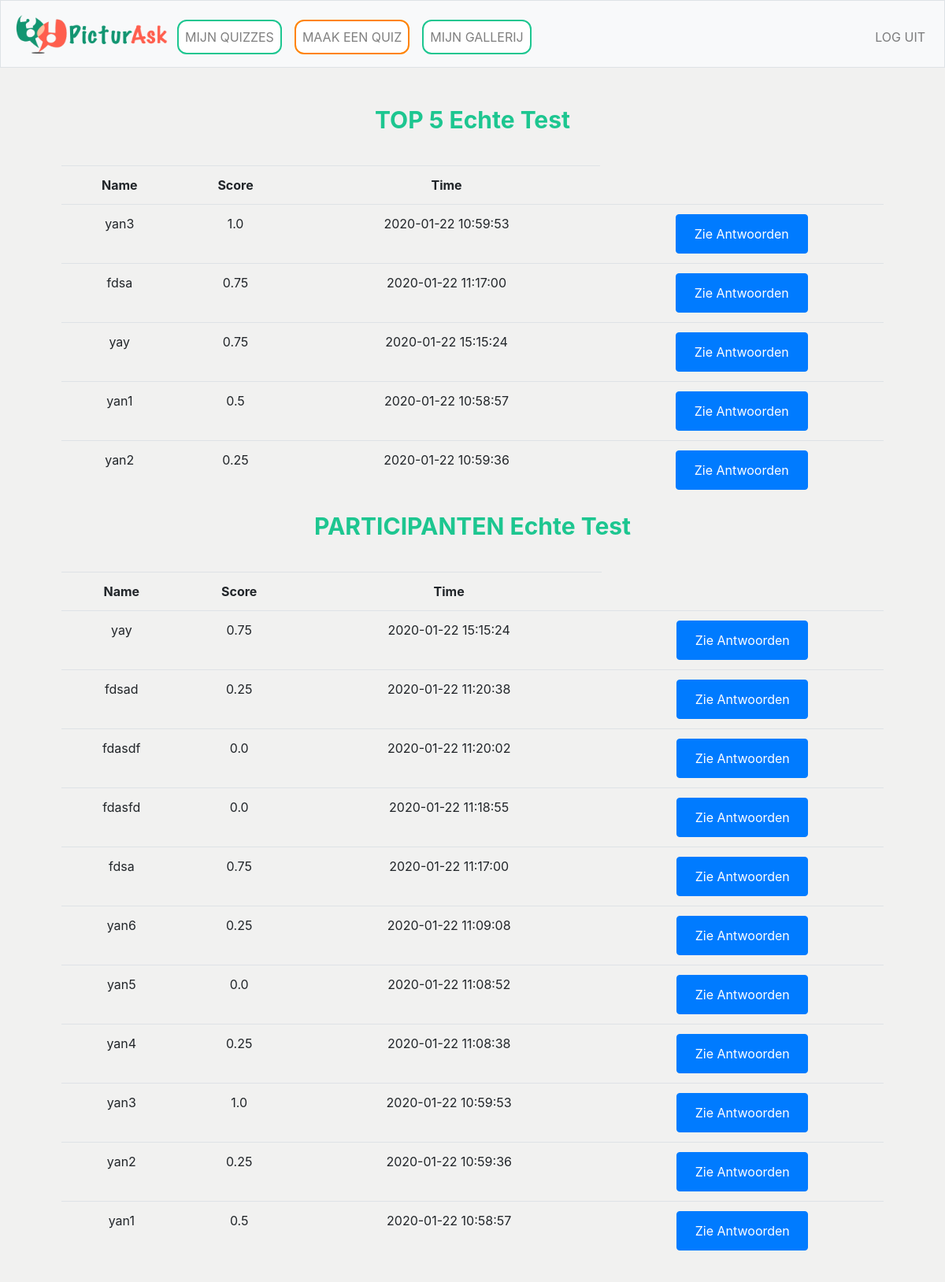
The app's page /results/59 (signed in), older data.
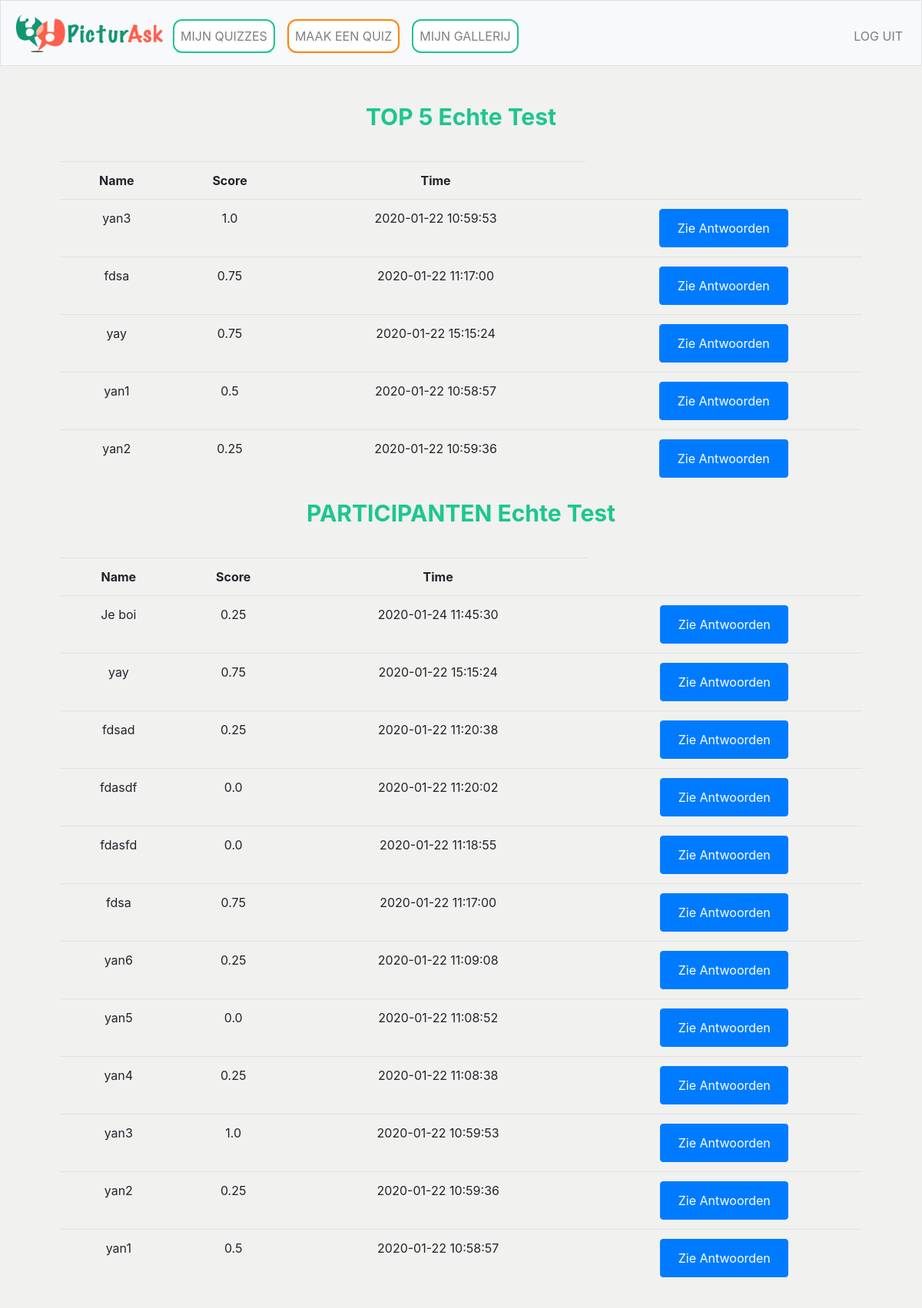
The same page, newer data.
### tables this page shows
CREATE TABLE 'quizes' ('quiz_id' integer PRIMARY KEY AUTOINCREMENT NOT NULL,'user_id' integer NOT NULL, 'quiz_titel'  text NOT NULL  , 'date'  timestamp DEFAULT CURRENT_DATE  , 'gif' text);

CREATE TABLE 'participants' ('participant_id' integer PRIMARY KEY AUTOINCREMENT NOT NULL, 'quiz_id' integer NOT NULL, 'name' text NOT NULL, 'score' real, 'time'  timestamp DEFAULT CURRENT_TIMESTAMP  , 'comment' text);

### application.py (the view)
@app.route("/results/<quiz_id>", methods=["GET", "POST"])
@login_required
def results(quiz_id):
    quiz_name = db.execute("SELECT quiz_titel FROM quizes WHERE quiz_id = :quiz_id", quiz_id=quiz_id)[0]["quiz_titel"]
    participants_list = []
    for participant in db.execute("SELECT * FROM participants WHERE quiz_id = :quiz", quiz=quiz_id):
        participants_list.append(participant)
    participants_list.reverse()
    top_participants = sorted(participants_list, key=lambda x:x["score"])
    top_participants.reverse()
    return render_template("results.html", participants_list=participants_list, quiz_name=quiz_name, top_participants=top_participants[:5])

### application.py (called while the page is built)
@app.after_request
def after_request(response):
    response.headers["Cache-Control"] = "no-cache, no-store, must-revalidate"
    response.headers["Expires"] = 0
    response.headers["Pragma"] = "no-cache"
    return response

### helpers.py (called while the page is built)
def login_required(f):
    @wraps(f)
    def decorated_function(*args, **kwargs):
        if session.get("user_id") is None:
            return redirect("/login")
        return f(*args, **kwargs)
    return decorated_function

### templates/results.html (shortened to what this page needs)
{% extends "layout.html" %}
{% block main %}
    <form action="/results/{{quiz_id}}" method="post">
        <div class="form-group">
            <table class="table table-hoverable">
                <h2>TOP 5 {{quiz_name}}</h2>
                <tr>
                    <th>Name</th>
                    <th>Score</th>
                    <th>Time</th>
                </tr>
                {% for part in top_participants %}
                    <tr>
                        <td>{{part["name"]}}</td>
                        <td>{{part["score"]}}</td>
                        <td>{{part["time"]}}</td>
                        <td> <button type="button" class="btn btn-primary" onclick="window.location.href='/antwoord/{{part['participant_id']}}'">Zie Antwoorden</button></td>
                    </tr>
                {% endfor %}
            </table>
            <table class="table table-hoverable">
                <h2>PARTICIPANTEN {{quiz_name}}</h2>
                <tr>
                    <th>Name</th>
                    <th>Score</th>
                    <th>Time</th>
                </tr>
                {% for part in participants_list %}
                    <tr>
                        <td>{{part["name"]}}</td>
                        <td>{{part["score"]}}</td>
                        <td>{{part["time"]}}</td>
                        <td> <button type="button" class="btn btn-primary" onclick="window.location.href='/antwoord/{{part['participant_id']}}'">Zie Antwoorden</button></td>
                    </tr>
                {% endfor %}
            </table>
        </div>
    </form>
{% endblock %}

### templates/layout.html (shortened to what this page needs)
<!DOCTYPE html>
<html lang="en">
    <head>
        <link href="https://maxcdn.bootstrapcdn.com/bootstrap/4.1.3/css/bootstrap.min.css" rel="stylesheet">
        <link href="/static/styles.css" rel="stylesheet">
    </head>
    <body>
        <nav class="navbar navbar-expand-md navbar-light bg-light border">
            <a class="nav-item" href="/"><img src="/static/IMG_3385.PNG" style="height:50px;width:200px;filter:invert(100%);"/></a>
            <div class="collapse navbar-collapse" id="navbar">
                {% if session.user_id %}
                    <ul class="navbar-nav mr-auto mt-2">
                        <button1 style="margin:8px;" class="nav-item"><a class="nav-link" href="/mijn_quizzes">MIJN QUIZZES</a></button1>
                        <button2 style="margin:8px;" class="nav-item"><a class="nav-link" href="/maak_quiz">MAAK EEN QUIZ</a></button2>
                        <button1 style="margin:8px;" class="nav-item"><a class="nav-link" href="/gallerij">MIJN GALLERIJ</a></button2>
                    </ul>
                    <ul class="navbar-nav ml-auto mt-2">
                        <li class="nav-item"><a class="nav-link" href="/logout">LOG UIT</a></li>
                    </ul>
                {% else %}
                    <ul class="navbar-nav ml-auto mt-2">
                        <li class="nav-item"><a class="nav-link" href="/register">MAAK ACCOUNT</a></li>
                        <li class="nav-item"><a class="nav-link" href="/login">LOG IN</a></li>
                    </ul>
                {% endif %}
            </div>
        </nav>
        <main class="container p-5">
            {% block main %}{% endblock %}
        </main>
    </body>
</html>

### static/styles.css (style rules this page uses)
main { overflow-x: auto; text-align: center; }
body { background-color: #F1F1F0; background-repeat: no-repeat; background-size: cover; }
table { margin-top: 40px; }
button1 { -webkit-transition-duration: 0.4s; transition-duration: 0.4s; background-color: white; color: black; border: 2px solid #1DC690; border-radius: 12px; }
button2 { -webkit-transition-duration: 0.4s; transition-duration: 0.4s; background-color: white; color: #AE388B; border: 2px solid #FF8300; border-radius: 12px; }
button { -webkit-transition-duration: 0.4s; transition-duration: 0.4s; width:50%; height: 50px; background-color: #1DC690; color: #3D550C; border-radius: 12px; }
h2 { font-size: 30px; font-weight: bold; color: #1DC690; }

Row changes from the older to the newer data that the page shows:
added participants: name "Je boi", score "0.25", time "2020-01-24 11:45:30", shown under "PARTICIPANTEN Echte Test"
